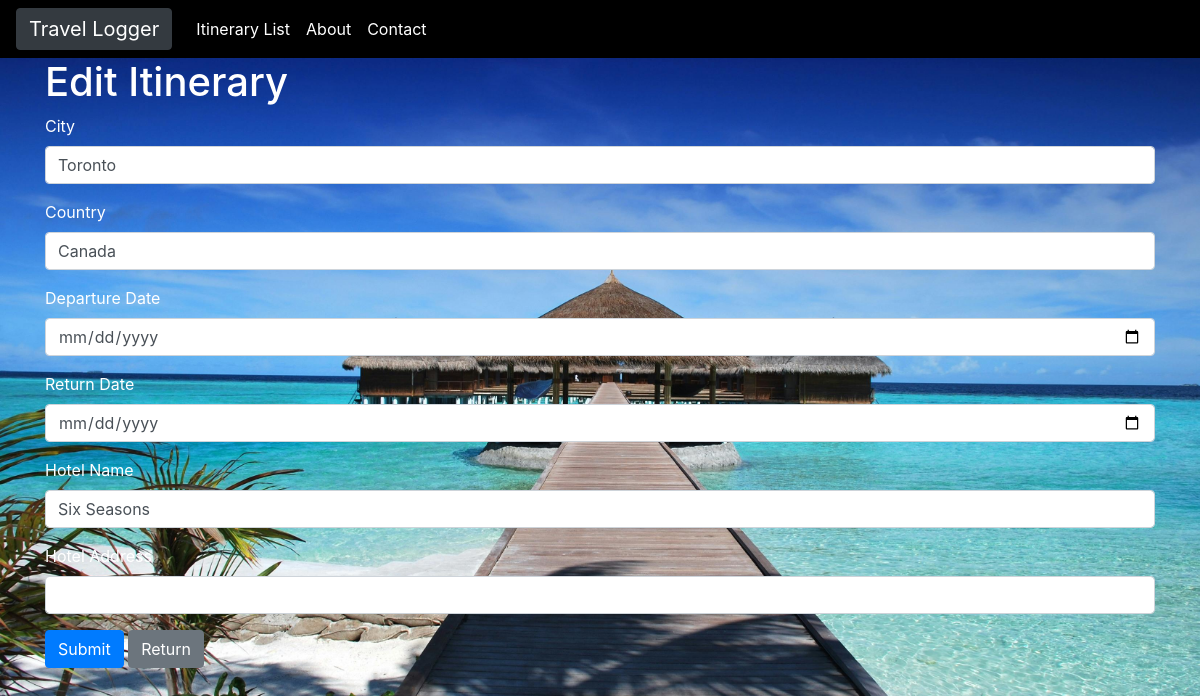
Page /itinerary/4/edit/ on the committed database.
### traveltoolapp/models.py (models this page shows, shortened)
class Itinerary(models.Model):
    destination = models.ForeignKey(Destination, on_delete=models.CASCADE)
    departure_date = models.DateField()
    return_date = models.DateField()
    hotel = models.ForeignKey(Hotel, on_delete=models.CASCADE)

class Destination(models.Model):
    city = models.CharField(max_length=200)
    country = models.CharField(max_length=200)

class Hotel(models.Model):
    name = models.CharField(max_length=200, default="None")
    address = models.CharField(max_length=200, default="None")

### traveltoolapp/views.py (the view, shortened to what this page needs)
# urls.py: path('itinerary/<int:pk>/edit/', views.edit_itinerary, name='edit_itinerary'),  # Route for the edit itinerary page, with the itinerary id as a parameter
def edit_itinerary(request, pk):
    itinerary = get_object_or_404(Itinerary, pk=pk)
    return render(request, 'edit_itinerary.html', {'itinerary': itinerary})

### traveltoolapp/templates/edit_itinerary.html (shortened to what this page needs)
{% extends 'base.html' %}
{% block content %}
  <h1>Edit Itinerary</h1>
  <form method="post">
    <div class="form-group">
      <label for="city">City</label>
      <input type="text" class="form-control" id="city" name="city" value="{{ itinerary.destination.city }}">
    </div>
    <div class="form-group">
      <label for="country">Country</label>
      <input type="text" class="form-control" id="country" name="country" value="{{ itinerary.destination.country }}">
    </div>
    <div class="form-group">
      <label for="departure_date">Departure Date</label>
      <input type="date" class="form-control" id="departure_date" name="departure_date" value="{{ itinerary.departure_date }}">
    </div>
    <div class="form-group">
      <label for="return_date">Return Date</label>
      <input type="date" class="form-control" id="return_date" name="return_date" value="{{ itinerary.return_date }}">
    </div>
    <div class="form-group">
      <label for="hotel_name">Hotel Name</label>
      <input type="text" class="form-control" id="hotel_name" name="hotel_name" value="{{ itinerary.hotel.name }}">
    </div>
    <div class="form-group">
      <label for="hotel_address">Hotel Address</label>
      <input type="text" class="form-control" id="hotel_address" name="hotel_address" value="{{ itinerary.hotel.address }}">
    </div>
    <button type="submit" class="btn btn-primary">Submit</button>
    <a href="{% url 'itinerary_list' %}" class="btn btn-secondary">Return</a>
  </form>
{% endblock %}

### rows in the picture
Itinerary: city "Toronto", country "Canada", hotel_name "Six Seasons"
